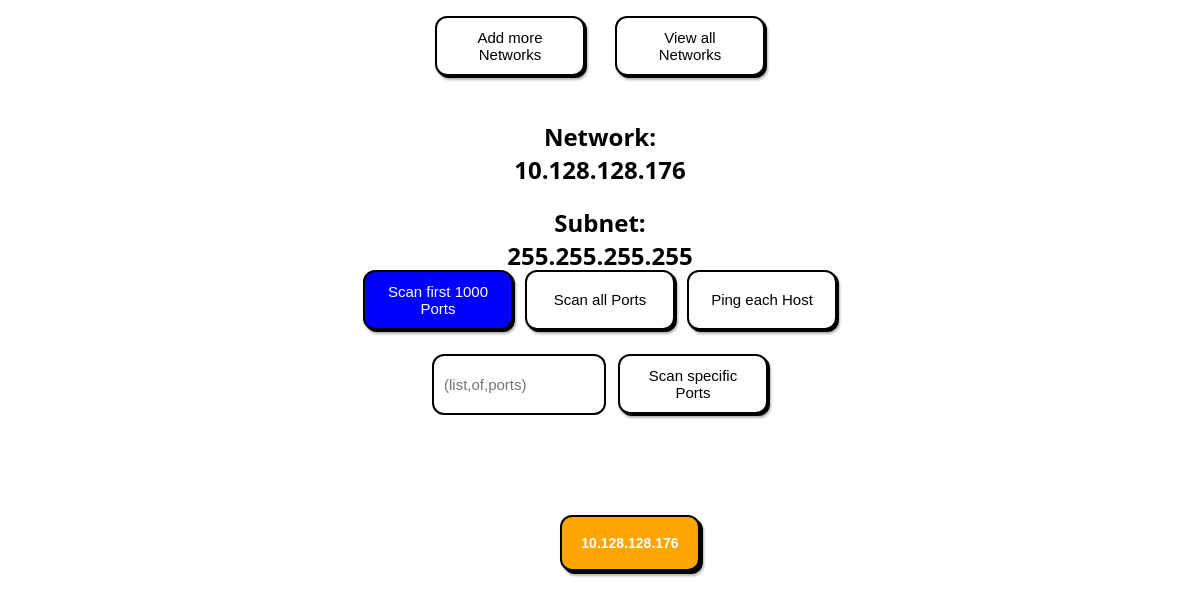
The page /network/4 on the database its author committed.
### app/models/network.py (models this page shows)
class Network(db.Model):
    __tablename__ = 'networks'
    id = db.Column(db.Integer, primary_key=True, nullable=False, index=True)
    ip = db.Column(db.String, nullable=False)
    subnet = db.Column(db.String)
    hosts = db.relationship('Host', back_populates='network',
                            cascade='all, delete-orphan')

### app/models/host.py (models this page shows)
class Host(db.Model):
    __tablename__ = 'hosts'
    id = db.Column(db.Integer, primary_key=True, nullable=False, index=True)
    ip = db.Column(db.String, nullable=False)
    network_id = db.Column(db.Integer, db.ForeignKey("networks.id"),
                           nullable=False)
    network = db.relationship('Network', back_populates='hosts')
    ports = db.relationship('Port', back_populates='host',
                            cascade='all, delete-orphan')

### app/routes/network_routes.py (the view)
@network_blueprint.route('/network/<id>')
def serve_network(id):
    id_as_string = validate(str(id)) # validate User-Input
    try:
        network_id = int(id_as_string)
    except ValueError:
        return 'Invalid id', 400
    network = get_network_by_id(network_id)
    if not network:
        return 'Network not found', 404
    return render_template('network.html', network=network)

### app/repositories/network_repository.py (called while the page is built)
def get_network_by_id(id):
    network = Network.query.filter(Network.id == id).first()
    return network

### app/utils.py (called while the page is built)
def validate(text: str):
    output: str = text # make a local instance for changes
    for character in ('"<>|\\&(){}[];:' + "'"):
        if character in output:
            output = output.replace(character, '\\' + character) # escape characters
    return output

### app/templates/network.html (shortened to what this page needs)
{% extends 'base.html' %}
{% block head %}
<link rel="stylesheet" href="{{ url_for('static', filename='css/network.css') }}">
{% endblock %}
{% block body %}
<section>
    <article>
        <h1>Network: {{network.ip}}</h1>
        <h2>Subnet: {{network.subnet}}</h2>
    </article>
    <div class="scan_options" id="Scan_Options">
        <button class='primary' onclick="scan('{{network.id}}', '1000')">Scan first 1000 Ports</button>
        <button onclick="scan('{{network.id}}', 'all')">Scan all Ports</button>
        <button onclick="scan('{{network.id}}', 'ping')">Ping each Host</button>
        <input placeholder="(list,of,ports)" id="specific">
        <button onclick="scan('{{network.id}}', 'specific')">Scan specific Ports</button>
    </div>
    <div class="host_list">
        {% for host in network.hosts %}
                <button class="host" onclick="redirect('/host/{{host.id}}')">{{host.ip}}</button>
        {% endfor %}
    </div>
    <br>
    <br>
</section>
{% endblock %}

### app/static/css/styles.css (style rules this page uses)
body { font-family: 'Segoe UI', sans-serif; margin: 0px; }
input { padding: 10px; font-size: 15px; border: 2px solid black; border-radius: 12px; width: 10em; height: 2.5em; margin-bottom: 2em; }
article { width: 20vw; height: 20vh; }
button { padding: 10px 20px; font-size: 16px; border: 2px solid black; border-radius: 12px; color: black; font-family: sans-serif; box-shadow: 2px 2px 0 black, 0 0 0 2px white; filter: drop-shadow(1px 2px 1px rgba(0, 0, 0, 0.3)); cursor: pointer; transition: transform 0.1s ease; width: 10em; height: 4em; }
.host { background-color: #1abc9c; color: white; }
.primary { background-color: blue; color: white; }

### app/static/css/network.css (style rules this page uses)
body { font-family: 'Segoe UI', sans-serif; text-align: center; background-color: white; }
h1 { font-size: 1.5rem; margin-bottom: 1rem; }
.scan_options { display: flex; flex-wrap: wrap; justify-content: center; gap: 0.75rem; margin-bottom: 1rem; }
button { padding: 10px 16px; font-size: 15px; border: 2px solid black; border-radius: 12px; background-color: white; color: black; box-shadow: 2px 2px 0 black; cursor: pointer; transition: transform 0.1s ease; }
#specific { padding: 10px; font-size: 15px; border: 2px solid black; border-radius: 12px; width: 10em; height: 2.5em; }
button.host { background-color: #ffa500; color: white; font-weight: bold; padding: 10px 16px; border: 2px solid black; border-radius: 12px; box-shadow: 3px 3px 0 black; cursor: pointer; font-size: 14px; transition: transform 0.1s ease; margin-left: 5vw; margin-top: 2vh; }
article { display: inline-block; }

### rows shown on the page
Network: ip "10.128.128.176", subnet "255.255.255.255"
Host: ip "10.128.128.176"
